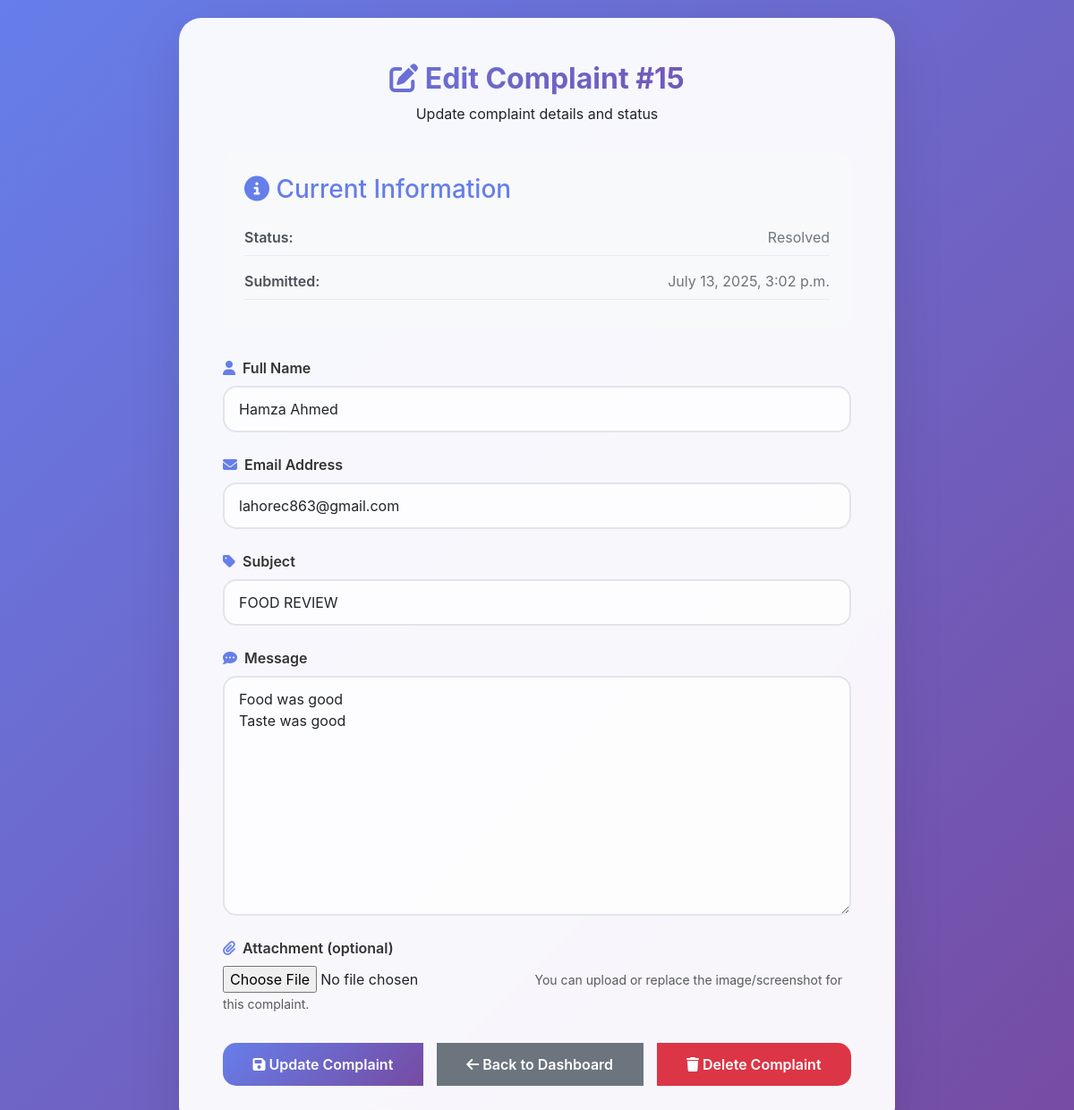
Screenshot of /complaint/15/edit/ (signed in) with the database file from the repository.
### complaints/models.py (models this page shows, shortened)
class Complaint(models.Model):
    STATUS_CHOICES = [
        ('Pending', 'Pending'),
        ('In Progress', 'In Progress'),
        ('Resolved', 'Resolved'),
        ('Closed', 'Closed'),
    ]
    PRIORITY_CHOICES = [
        ('Low', 'Low'),
        ('Medium', 'Medium'),
        ('High', 'High'),
        ('Urgent', 'Urgent'),
    ]
    user = models.ForeignKey(User, on_delete=models.CASCADE, related_name='complaints', null=True, blank=True)
    name = models.CharField(max_length=100)
    email = models.EmailField()
    subject = models.CharField(max_length=200)
    message = models.TextField()
    status = models.CharField(max_length=15, choices=STATUS_CHOICES, default='Pending')
    priority = models.CharField(max_length=10, choices=PRIORITY_CHOICES, default='Medium')
    submitted_at = models.DateTimeField(auto_now_add=True)
    updated_at = models.DateTimeField(auto_now=True)
    admin_notes = models.TextField(blank=True, null=True)
    attachment = models.FileField(upload_to='complaint_attachments/', blank=True, null=True)

### complaints/views.py (the view)
# urls.py: path('complaint/<int:complaint_id>/edit/', views.edit_complaint, name='edit_complaint'),
@login_required
def edit_complaint(request, complaint_id):
    complaint = get_object_or_404(Complaint, id=complaint_id)
    if request.method == 'POST':
        form = ComplaintForm(request.POST, request.FILES, instance=complaint)
        if form.is_valid():
            form.save()
            messages.success(request, f"Complaint #{complaint_id} has been updated!")
            return redirect('admin_dashboard')
        else:
            messages.error(request, "There was an error updating the complaint.")
    else:
        form = ComplaintForm(instance=complaint)
    return render(request, 'complaints/edit_complaint.html', {'form': form, 'complaint': complaint})

### complaints/forms.py
class ComplaintForm(forms.ModelForm):
    class Meta:
        model = Complaint
        fields = ['name', 'email', 'subject', 'message', 'attachment']
        widgets = {
            'name': forms.TextInput(attrs={'class': 'form-control'}),
            'email': forms.EmailInput(attrs={'class': 'form-control'}),
            'subject': forms.TextInput(attrs={'class': 'form-control'}),
            'message': forms.Textarea(attrs={'class': 'form-control'}),
        }

### complaints/templates/complaints/edit_complaint.html (shortened to what this page needs)
<!DOCTYPE html>
<html lang="en">
<head>
    <link href="https://cdn.jsdelivr.net/npm/bootstrap@5.3.0/dist/css/bootstrap.min.css" rel="stylesheet">
    <link href="https://cdnjs.cloudflare.com/ajax/libs/font-awesome/6.4.0/css/all.min.css" rel="stylesheet">
</head>
<body>
    <div class="edit-container">
        <div class="edit-header">
            <h1>
                <i class="fas fa-edit"></i>
                Edit Complaint #{{ complaint.id }}
            </h1>
            <p>Update complaint details and status</p>
        </div>
        <div class="complaint-info">
            <h3><i class="fas fa-info-circle"></i> Current Information</h3>
            <div class="info-item">
                <span class="info-label">Status:</span>
                <span class="info-value">
                    <span class="status {% if complaint.status == 'Pending' %}pending{% else %}resolved{% endif %}">
                        {{ complaint.status }}
                    </span>
                </span>
            </div>
            <div class="info-item">
                <span class="info-label">Submitted:</span>
                <span class="info-value">{{ complaint.submitted_at|date:"F j, Y, g:i a" }}</span>
            </div>
        </div>
        <form method="post" enctype="multipart/form-data">
            <div class="form-group">
                <label class="form-label">
                    <i class="fas fa-user"></i>
                    Full Name
                </label>
                {{ form.name }}
            </div>
            <div class="form-group">
                <label class="form-label">
                    <i class="fas fa-envelope"></i>
                    Email Address
                </label>
                {{ form.email }}
            </div>
            <div class="form-group">
                <label class="form-label">
                    <i class="fas fa-tag"></i>
                    Subject
                </label>
                {{ form.subject }}
            </div>
            <div class="form-group">
                <label class="form-label">
                    <i class="fas fa-comment-dots"></i>
                    Message
                </label>
                {{ form.message }}
            </div>
            <div class="form-group">
                <label class="form-label">
                    <i class="fas fa-paperclip"></i>
                    Attachment (optional)
                </label>
                {{ form.attachment }}
                <small class="form-text text-muted">You can upload or replace the image/screenshot for this complaint.</small>
            </div>
            <div class="btn-group">
                <button type="submit" class="btn btn-primary">
                    <i class="fas fa-save"></i>
                    Update Complaint
                </button>
                <a href="{% url 'admin_dashboard' %}" class="btn btn-secondary">
                    <i class="fas fa-arrow-left"></i>
                    Back to Dashboard
                </a>
                <a href="{% url 'delete_complaint' complaint.id %}" class="btn btn-danger"
                   onclick="return confirm('Are you sure you want to delete this complaint?')">
                    <i class="fas fa-trash"></i>
                    Delete Complaint
                </a>
            </div>
        </form>
    </div>
</body>
</html>

### complaints/templates/complaints/edit_complaint.html (style rules this page uses)
body { font-family: 'Inter', sans-serif; background: linear-gradient(135deg, #667eea 0%, #764ba2 100%); min-height: 100vh; padding: 20px; }
.edit-container { max-width: 800px; margin: 0 auto; background: rgba(255, 255, 255, 0.95); backdrop-filter: blur(20px); border-radius: 25px; padding: 3rem; box-shadow: 0 20px 60px rgba(0, 0, 0, 0.1); border: 1px solid rgba(255, 255, 255, 0.2); }
.edit-header { text-align: center; margin-bottom: 2rem; }
.edit-header h1 { font-size: 2rem; font-weight: 700; background: linear-gradient(135deg, #667eea, #764ba2); -webkit-background-clip: text; -webkit-text-fill-color: transparent; background-clip: text; margin-bottom: 0.5rem; }
.form-group { margin-bottom: 1.5rem; }
.form-label { font-weight: 600; color: #333; margin-bottom: 0.5rem; display: flex; align-items: center; gap: 0.5rem; }
.form-label i { color: #667eea; }
.form-control { border: 2px solid #e1e5e9; border-radius: 15px; padding: 12px 16px; font-size: 1rem; transition: all 0.3s ease; background: rgba(255, 255, 255, 0.8); }
textarea.form-control { resize: vertical; min-height: 120px; }
.btn-group { display: flex; gap: 1rem; justify-content: center; margin-top: 2rem; }
.btn { padding: 12px 30px; border-radius: 15px; font-weight: 600; text-decoration: none; transition: all 0.3s ease; border: none; cursor: pointer; }
.btn-primary { background: linear-gradient(135deg, #667eea, #764ba2); color: white; }
.btn-secondary { background: #6c757d; color: white; }
.btn-danger { background: #dc3545; color: white; }
.complaint-info { background: #f8f9fa; border-radius: 15px; padding: 1.5rem; margin-bottom: 2rem; }
.complaint-info h3 { color: #667eea; margin-bottom: 1rem; }
.info-item { display: flex; justify-content: space-between; margin-bottom: 0.5rem; padding: 0.5rem 0; border-bottom: 1px solid #e9ecef; }
.info-label { font-weight: 600; color: #495057; }
.info-value { color: #6c757d; }

### rows the page displays
Complaint: id "15", status "Resolved", submitted_at "July 13, 2025, 3:02 p.m.", name "Hamza Ahmed", email "lahorec863@gmail.com", subject "FOOD REVIEW", message "Food was good Taste was good"
